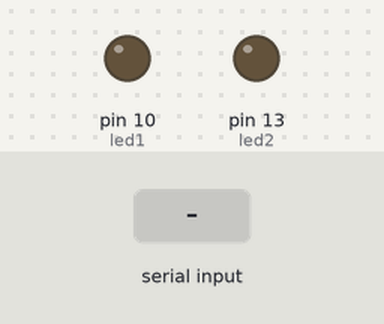
The sketch below on a simulated Arduino Uno, built with avr-gcc and run on an emulated ATmega328P. Parts: output pins drawn as LEDs (lit = HIGH). Inputs (shaded band) come from the test bench. What the sketch prints to the serial monitor is not drawn.

Above: at 1.2 s.
1.3 s: "1" received over Serial
At 1.6 s:
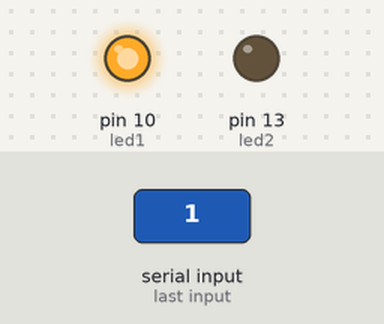
2.8 s: "2" received over Serial
At 4.0 s:
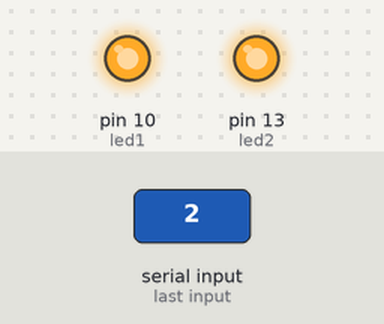
4.3 s: "0" received over Serial
At 5.1 s:
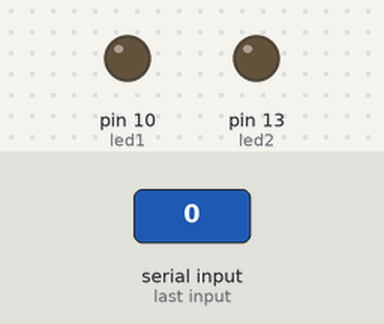
5.8 s: "2" received over Serial
At 6.2 s:
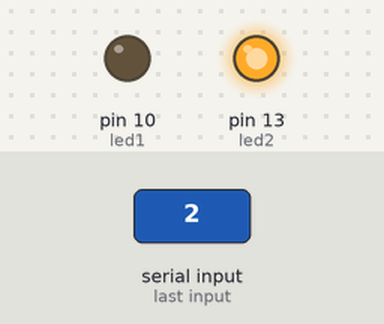
Timing chart, 0 to 8.3 s (numbered marks = the images above; inputs shaded):
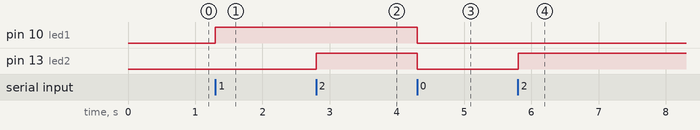

The sketch:

sketch.ino
```cpp
byte val = 0;
int led1 = 10;
int led2 = 13;


void setup(){
    pinMode(led1, OUTPUT);
    pinMode(led2, OUTPUT);
    Serial.begin(9600);
}


void loop() {
    if (Serial.available() > 0) {

        val = Serial.read();
        Serial.print(val);  //for debug

        if (val == '1') {
            digitalWrite(led1, HIGH);
            delay(1000);
        }
        else if (val == '2'){
            digitalWrite(led2, HIGH);
            delay(1000);
        }
        else if (val == '0'){
            digitalWrite(led1, LOW);
            digitalWrite(led2, LOW);
            delay(1000);
        }
    }
}
```

Measured:
- after the input at 1.3 s, pin 10 (led1): LOW → HIGH at once
- after the input at 2.8 s, pin 13 (led2): LOW → HIGH at once
- after the input at 4.3 s, pin 10 (led1), pin 13 (led2): HIGH → LOW at once
- after the input at 5.8 s, pin 13 (led2): LOW → HIGH at once
